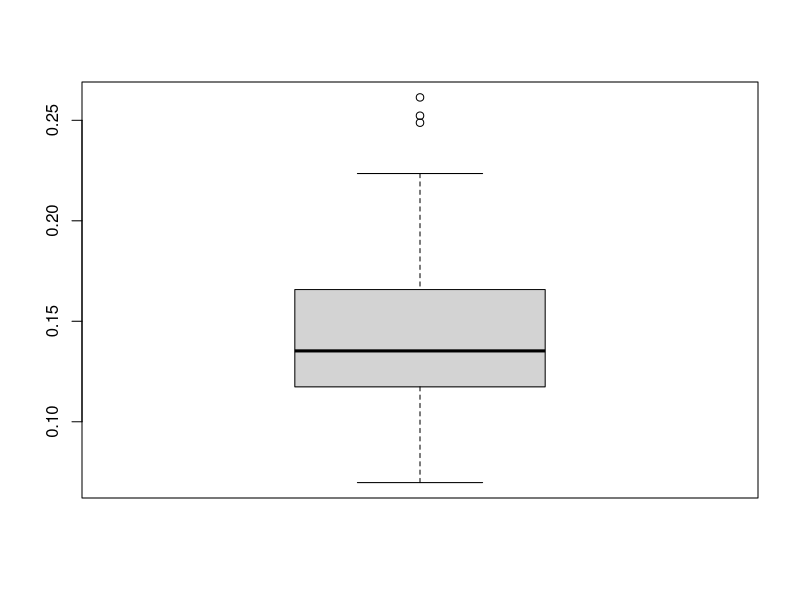
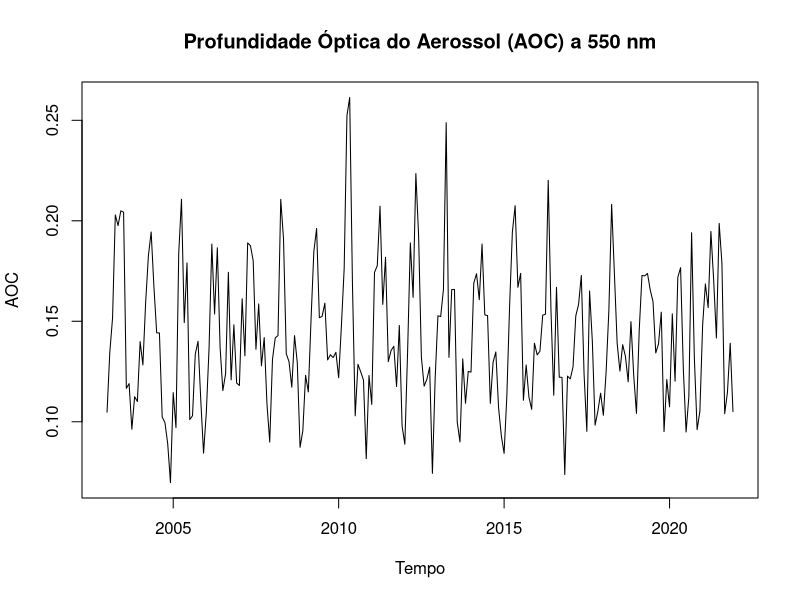
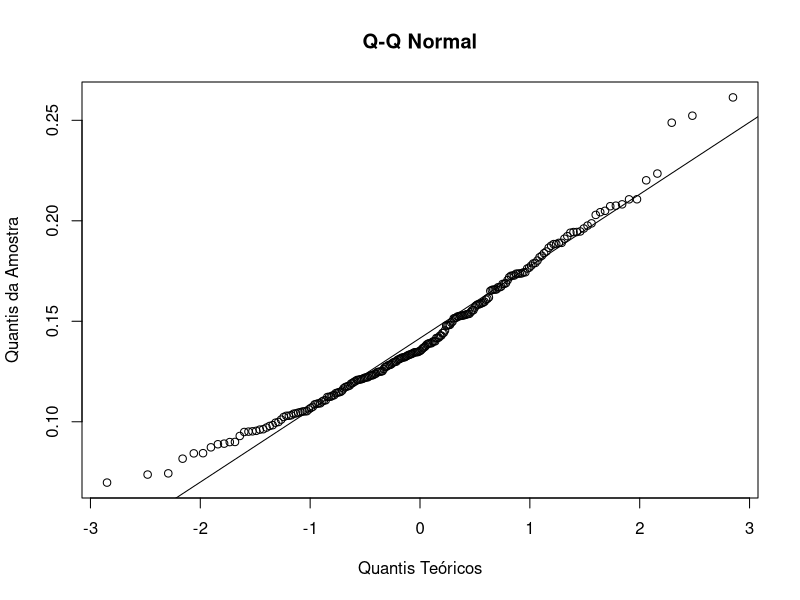
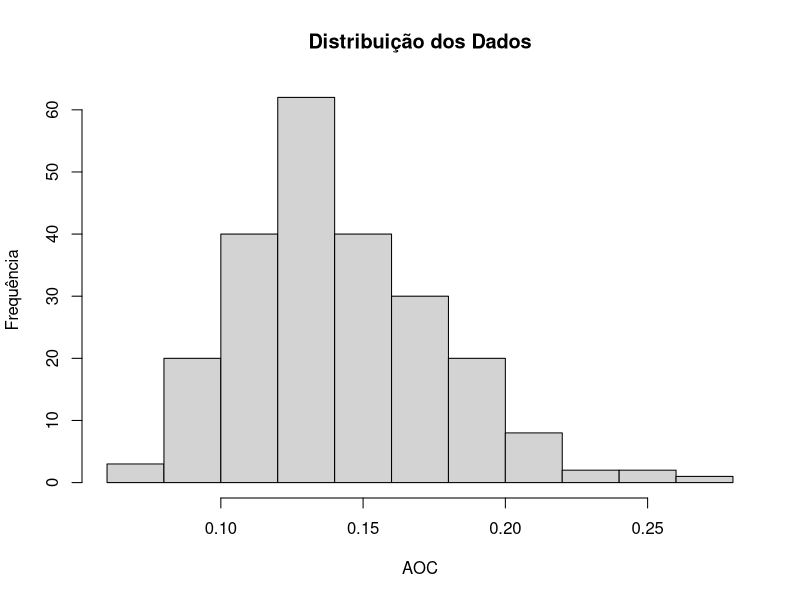
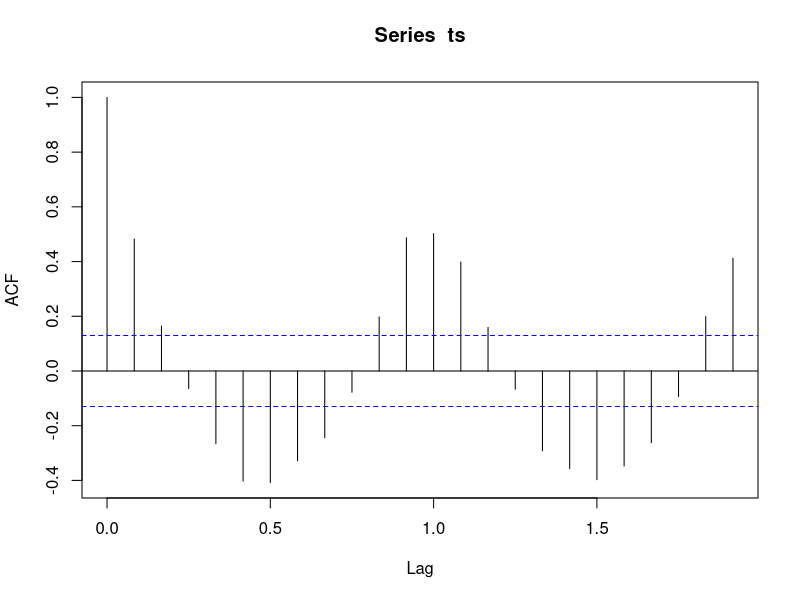
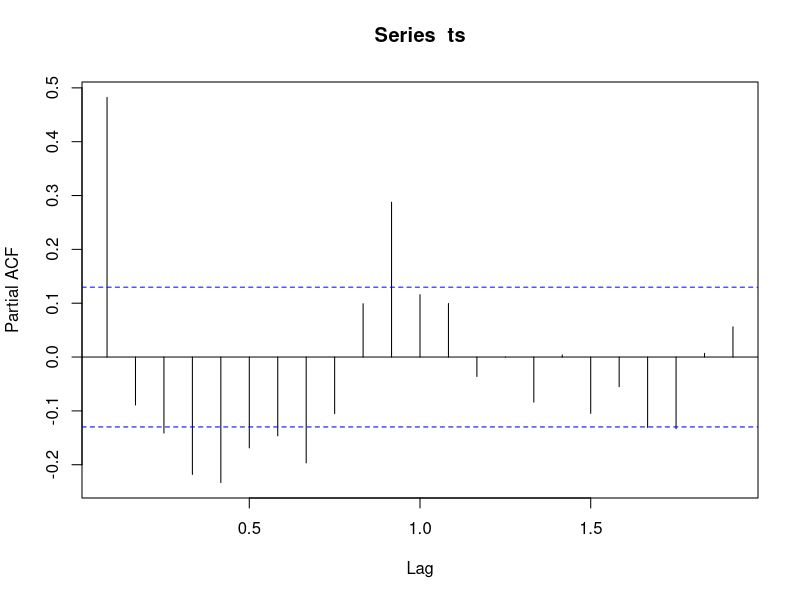
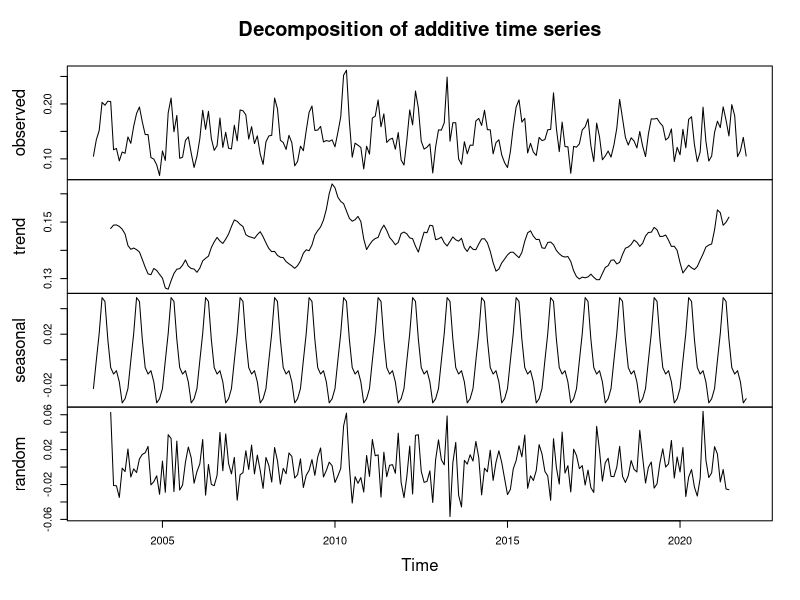
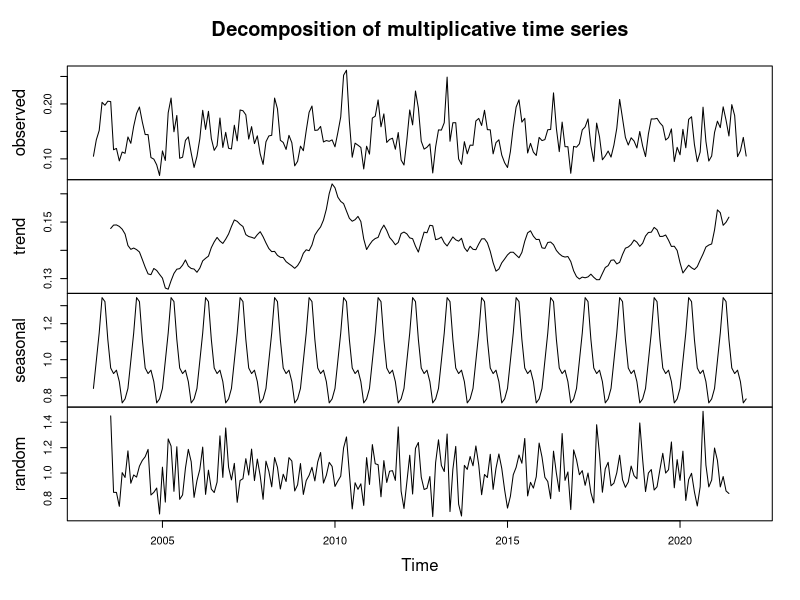

Reproduce these figures in R, in order.
## ---- chunk 1
install.packages("forecast")

library("urca")
library("forecast")
## ---- chunk 2
dados = read.csv('aod_-30_40.txt', sep = '\ ')

sapply(dados, function(dados) sum(is.na(dados)))

dados[220,]$X.2 = dados[220,]$X.3

dados = dados[,c(2,4)]

colnames(dados) = c('Mês', 'AOC')

sum(is.na(dados))

summary(dados)
## ---- chunk 3
ts = ts(dados$AOC, start=2003, frequency = 12)
ts
## ---- chunk 4
boxplot(ts)
## ---- chunk 5
options(repr.plot.width=8, repr.plot.height=5)
plot(ts,xlab="Tempo",ylab="AOC",main="Profundidade Óptica do Aerossol (AOC) a 550 nm")
## ---- chunk 6
qqnorm(ts, main="Q-Q Normal", xlab="Quantis Teóricos", ylab="Quantis da Amostra")
qqline(ts)
## ---- chunk 7
hist(ts, main="Distribuição dos Dados", xlab = "AOC", ylab='Frequência')
## ---- chunk 8
shapiro.test(dados$AOC)
## ---- chunk 9
testeKpss = ur.kpss(ts)
summary(testeKpss)
## ---- chunk 10
testePP = ur.pp(ts)
summary(testePP)
## ---- chunk 11
testeDF = ur.df(ts)
summary(testeDF)
## ---- chunk 12
acf(ts)
## ---- chunk 13
pacf(ts)
## ---- chunk 14
Box.test(ts, type = "Ljung-Box")
## ---- chunk 15
plot(decompose(ts))
## ---- chunk 16
plot(decompose(ts, type="multiplicative"))
## ---- chunk 17
tsSuavizada = tsclean(ts)
plot(ts)
lines(tsSuavizada, col='Red')
## ---- chunk 18
tsLog = log(ts)
summary(tsLog)
hist(tsLog)
shapiro.test(tsLog)
plot(tsLog)
plot(decompose(tsLog))
ppTesteLog = ur.pp(tsLog)
summary(ppTesteLog)
## ---- chunk 19
tsCubica = ts^(1/3)
summary(tsCubica)
hist(tsCubica)
shapiro.test(tsCubica)
ppTestCubica = ur.pp(tsCubica)
summary(ppTestCubica)
## ---- chunk 20
ndiffs(tsLog)
## ---- chunk 21
?ma
mediaMovel = ma(ts, order=12)
plot(mediaMovel, main="Média móvel simples de 12 meses", xlab="Tempo", ylab="AOC")
